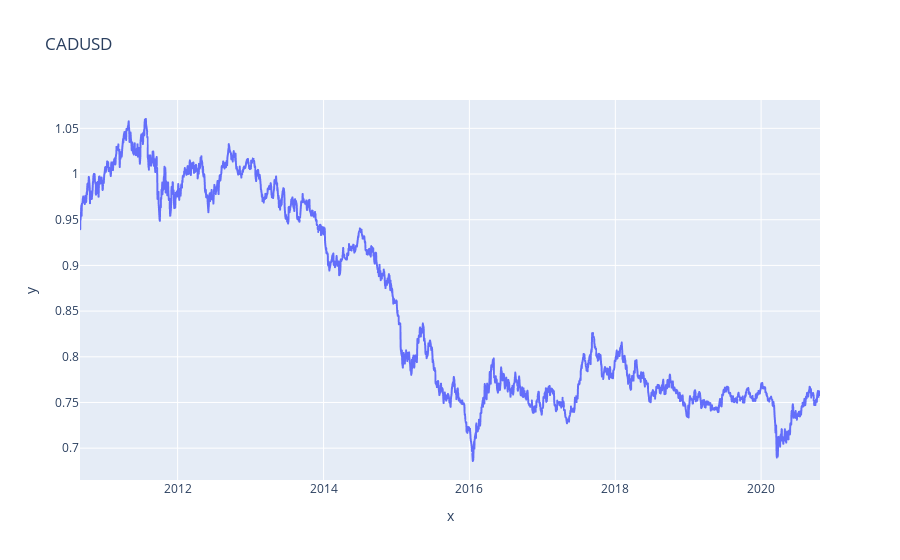

The notebook cell saved with this chart:
### Code cell
#Using Plotly Express
import plotly.express as px
fig2 = px.line(x=CAD.index, y=CAD.Close, title = 'CADUSD')
fig2

### Figure 1 — Plotly figure (JSON) as saved in the notebook; plotly's stock layout.template omitted (floating-point values rounded to 4 significant figures; data arrays with more than 128 entries replaced by an {"elided": "..."} marker saying what was removed)
{"data": [{"hovertemplate": "x=%{x}<br>y=%{y}<extra></extra>", "legendgroup": "", "line": {"color": "#636efa", "dash": "solid"}, "mode": "lines", "name": "", "showlegend": false, "type": "scattergl", "x": {"elided": "2643 str values"}, "xaxis": "x", "y": {"elided": "2643 float values"}, "yaxis": "y"}], "layout": {"legend": {"tracegroupgap": 0}, "title": {"text": "CADUSD"}, "xaxis": {"anchor": "y", "domain": [0, 1], "title": {"text": "x"}}, "yaxis": {"anchor": "x", "domain": [0, 1], "title": {"text": "y"}}}}
